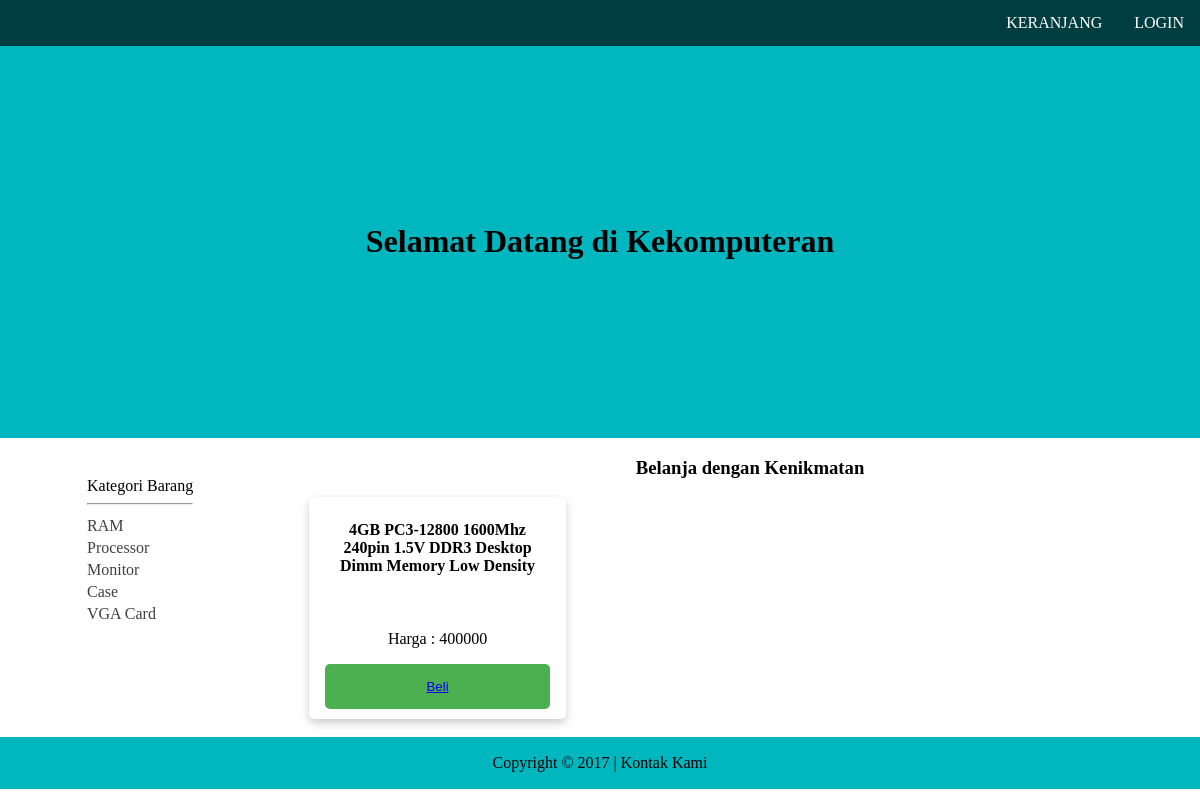
/Modul PHP Mysql/index.php?kategori_id=1, run on the app's committed database.
### tables this page shows
CREATE TABLE `tb_kategori_barang` (
  `id` int(11) NOT NULL,
  `nama_kategori` varchar(20) NOT NULL
);

CREATE TABLE `tb_barang` (
  `id` int(11) NOT NULL,
  `nama_barang` text NOT NULL,
  `harga` int(11) NOT NULL,
  `stok` int(11) NOT NULL,
  `kategori_id` int(11) NOT NULL
);

### Modul PHP Mysql/koneksi.php (called while the page is built, shortened)
<?php
$link_server = "http://$_SERVER[HTTP_HOST]";
?>

### Modul PHP Mysql/index.php (the view, shortened to what this page needs)
<!DOCTYPE html>
<?php include 'koneksi.php'; ?>
<html>
<head>
	<link rel="stylesheet" type="text/css" href="css/style.css">
</head>
<body>
	<?php
	include 'navbar.php';
	?>
	<header>
		<h1>Selamat Datang di Kekomputeran</h1>
	</header>
	<div class="sidebar">
		<table>
			<tr><td>Kategori Barang<hr></td></tr>
			<?php
			$sql = "SELECT * FROM tb_kategori_barang";
			$result = mysqli_query($conn, $sql);
			if (mysqli_num_rows($result) > 0) {
				while($row = mysqli_fetch_array($result)) {
					$get_link = $link_server."/phpapsi/Modul%20PHP%20Mysql/index.php?kategori_id=".$row[0];
					echo "<tr><td><a href='".$get_link."'>".$row[1]."</a></td></tr>";
				}
			} else {
				echo "0 results";
			}
			?>
		</table>
	</div>
	<div class="container">
		<h3>Belanja dengan Kenikmatan</h3>
		<?php
		if(isset($_GET['kategori_id'])){
			$selected_kategori_id = $_GET['kategori_id'];
			$sql = "SELECT * FROM tb_barang WHERE kategori_id='".$selected_kategori_id."' ORDER BY id DESC LIMIT 15";
		}else{
			$sql = "SELECT * FROM tb_barang ORDER BY id DESC LIMIT 15";
		}
		$result = mysqli_query($conn, $sql);
		if (mysqli_num_rows($result) > 0) {
			while($row = mysqli_fetch_array($result)) {
				$get_link = $link_server."/phpapsi/Modul%20PHP%20Mysql/masuk_keranjang.php?barang_id=".$row[0];
				?>
				<div class="card">
					<h4><b><?php echo $row[1]; ?></b></h4>
					<div class="content">
						<p>Harga : <?php echo $row[2]; ?></p>
						<button><a href="<?php echo $get_link; ?>">Beli</a></button>
					</div>
				</div>
				<?php
			}
		} else {
			echo "0 results";
		}
		?>
	</div>
	<?php
	include 'footer.php';
	?>
</body>
</html>

### Modul PHP Mysql/navbar.php
<?php
	echo '
		<ul>
			<li><a href="#">LOGIN</a></li>
			<li><a href="keranjang.php">KERANJANG</a></li>
			<li><p></p></li>
		</ul>
	';
?>

### Modul PHP Mysql/footer.php
<?php
	echo '
		<footer>
			<p>Copyright &copy; 2017 | <a href="">Kontak Kami</a></p>
		</footer>
	';
?>

### Modul PHP Mysql/css/style.css (style rules this page uses)
body { height: 100%; margin: 0 auto; }
ul { list-style-type: none; margin: 0; padding: 0; overflow: hidden; width: 100%; background-color: #003D40; }
li { float: right; }
li a { display: inline-block; color: white; padding: 14px 16px; text-align: center; text-decoration: none; }
h1,h3 { text-align: center; }
header { background: #00B6BF; padding: 13%; }
footer { background: #00B6BF; text-align: center; padding: 1px; clear: both; }
footer a { text-decoration: none; color: black; }
button { background-color: #4CAF50; border: none; color: white; padding: 15px 32px; text-align: center; text-decoration: none; display: inline-block; font-size: 16px; }
.container { width: 75%; margin-left: auto; }
.sidebar { width: 17%; padding-top: 3%; padding-left: 7%; text-align: left; float: left; }
.sidebar a { text-decoration: none; color: #3F403F; }
.card { width: 25%; margin-bottom: 2%; margin-left: 1%; margin-right: 1%; box-shadow: 0 4px 8px 0 rgba(0,0,0,0.2); padding: 2px 16px 10px; border-radius: 5px; text-align: center; float: left; }
button { width: 100%; background-color: #4CAF50; border-radius: 5px; border: none; color: white; padding: 15px 32px; text-align: center; text-decoration: none; display: inline-block; }

### data on the page
tb_kategori_barang: nama_kategori "RAM"
tb_kategori_barang: nama_kategori "Processor"
tb_kategori_barang: nama_kategori "Monitor"
tb_kategori_barang: nama_kategori "Case"
tb_kategori_barang: nama_kategori "VGA Card"
tb_barang: nama_barang "4GB PC3-12800 1600Mhz 240pin 1.5V DDR3 Desktop Dimm Memory Low Density", harga "400000"
